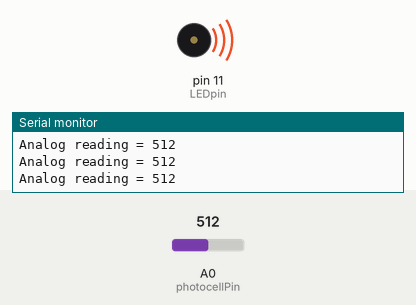
This sketch was run on a simulated Arduino Uno, built with avr-gcc and run on an emulated ATmega328P. Parts: buzzer (waves = sounding), the last lines printed to the serial monitor. Inputs (shaded band) come from the test bench; at power-on: A0 (photocellPin) = 512.

Above: at 1.2 s.
1.3 s: A0 (photocellPin) set to 0
At 2.0 s:
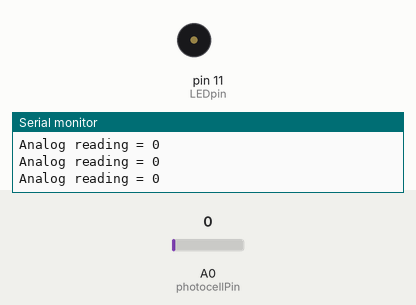
2.8 s: A0 (photocellPin) set to 122
At 3.1 s:
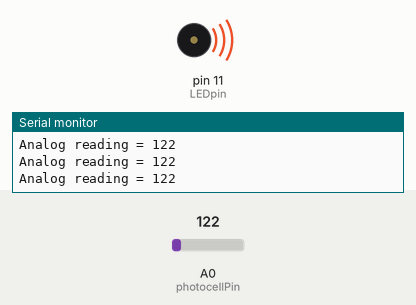
Timing chart, 0 to 5.8 s (numbered marks = the images above; inputs shaded):
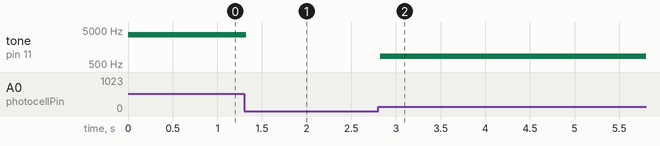

The sketch:

Siren_Thing_Photocell_Reading.ino
```cpp
/*
// Judy Roberts, Walt Bryant, Clark Faulconer
// 11.09.2017
This program makes a tone that matches the amount of light sensed
(as more light is sensed the tone gets higher pitched and vice versa
// Light sensor or night light code
 *  Photocell ON/OFF

Connect one end of the photocell to 5V, the other end to Analog 0.

Then connect one end of a 10K resistor from Analog 0 to ground

Connect LED from pin 11 through a resistor to ground

*/
#define NOTE_B0  31
#define NOTE_C1  33
#define NOTE_CS1 35
#define NOTE_D1  37
#define NOTE_DS1 39
#define NOTE_E1  41
#define NOTE_F1  44
#define NOTE_FS1 46
#define NOTE_G1  49
#define NOTE_GS1 52
#define NOTE_A1  55
#define NOTE_AS1 58
#define NOTE_B1  62
#define NOTE_C2  65
#define NOTE_CS2 69
#define NOTE_D2  73
#define NOTE_DS2 78
#define NOTE_E2  82
#define NOTE_F2  87
#define NOTE_FS2 93
#define NOTE_G2  98
#define NOTE_GS2 104
#define NOTE_A2  110
#define NOTE_AS2 117
#define NOTE_B2  123
#define NOTE_C3  131
#define NOTE_CS3 139
#define NOTE_D3  147
#define NOTE_DS3 156
#define NOTE_E3  165
#define NOTE_F3  175
#define NOTE_FS3 185
#define NOTE_G3  196
#define NOTE_GS3 208
#define NOTE_A3  220
#define NOTE_AS3 233
#define NOTE_B3  247
#define NOTE_C4  262
#define NOTE_CS4 277
#define NOTE_D4  294
#define NOTE_DS4 311
#define NOTE_E4  330
#define NOTE_F4  349
#define NOTE_FS4 370
#define NOTE_G4  392
#define NOTE_GS4 415
#define NOTE_A4  440
#define NOTE_AS4 466
#define NOTE_B4  494
#define NOTE_C5  523
#define NOTE_CS5 554
#define NOTE_D5  587
#define NOTE_DS5 622
#define NOTE_E5  659
#define NOTE_F5  698
#define NOTE_FS5 740
#define NOTE_G5  784
#define NOTE_GS5 831
#define NOTE_A5  880
#define NOTE_AS5 932
#define NOTE_B5  988
#define NOTE_C6  1047
#define NOTE_CS6 1109
#define NOTE_D6  1175
#define NOTE_DS6 1245
#define NOTE_E6  1319
#define NOTE_F6  1397
#define NOTE_FS6 1480
#define NOTE_G6  1568
#define NOTE_GS6 1661
#define NOTE_A6  1760
#define NOTE_AS6 1865
#define NOTE_B6  1976
#define NOTE_C7  2093
#define NOTE_CS7 2217
#define NOTE_D7  2349
#define NOTE_DS7 2489
#define NOTE_E7  2637
#define NOTE_F7  2794
#define NOTE_FS7 2960
#define NOTE_G7  3136
#define NOTE_GS7 3322
#define NOTE_A7  3520
#define NOTE_AS7 3729
#define NOTE_B7  3951
#define NOTE_C8  4186
#define NOTE_CS8 4435
#define NOTE_D8  4699
#define NOTE_DS8 4978

int photocellPin = 0; // the cell and 10K pulldown are connected to a0

int photocellReading; // the analog reading from the sensor divider

int LEDpin = 11; // connect Red LED to pin 11 (PWM pin)

int LEDbrightness; //

void setup() {

// We'll send debugging information via the Serial monitor

Serial.begin(9600);

pinMode(11,OUTPUT);
}

void loop() {

photocellReading = analogRead(photocellPin);

Serial.print("Analog reading = ");

Serial.println(photocellReading); // the raw analog reading

tone(11,photocellReading*7);
// A photoresistor or photocell is a light-controlled variable resistor.

// The resistance of a photoresistor decreases with increasing light intensity.

// It is useful to -invert- the reading from 0-1023 back to 1023-0

//photocellReading = 1023 - photocellReading;


}
```

Measured:
- after the input at 1.3 s, tone on pin 11 (LEDpin): 3584 Hz → silent at once
- after the input at 2.8 s, tone on pin 11 (LEDpin): silent → 854 Hz at once
